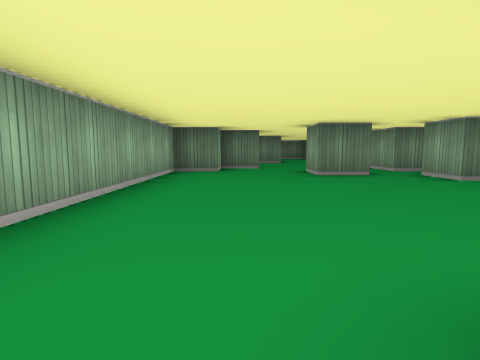
view 1 (above)

23 first-person views from a walk through a cub3D ray-caster map. The camera is about half as high as the walls, tilts 6° down and sees 80° across. The floor is counted in squares. Each view is taken from the middle of a square. On the plan, view 1 faces up. The plan holds only what a view shows up to about 9 squares ahead; the rest is blank.

view 2
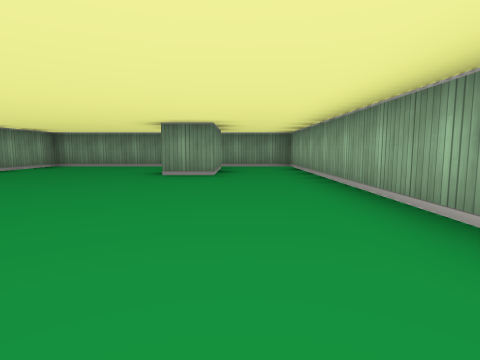

view 3
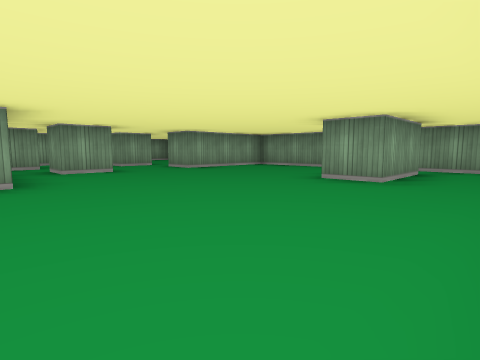

view 4
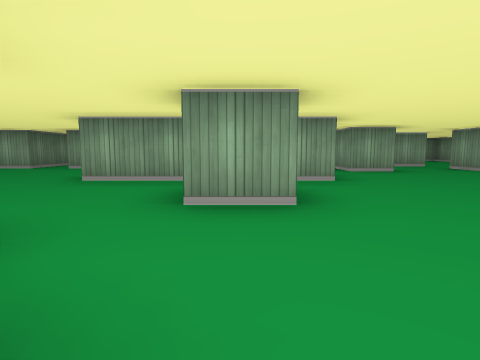

view 5
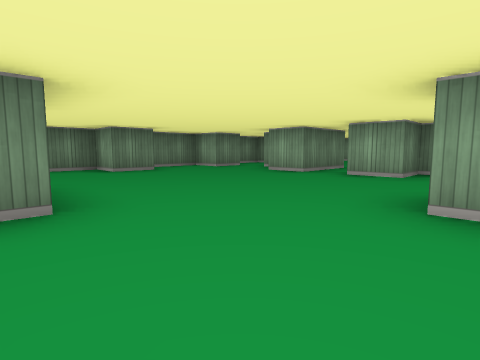

view 6
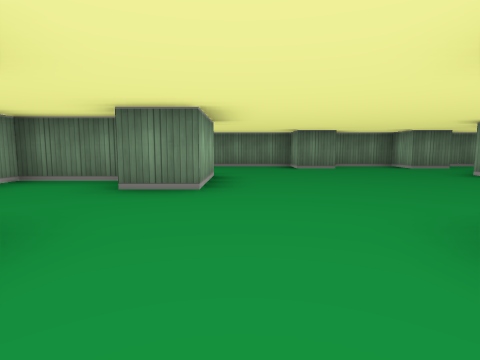

view 7
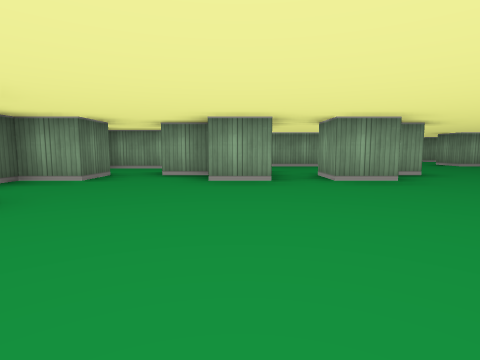

view 8
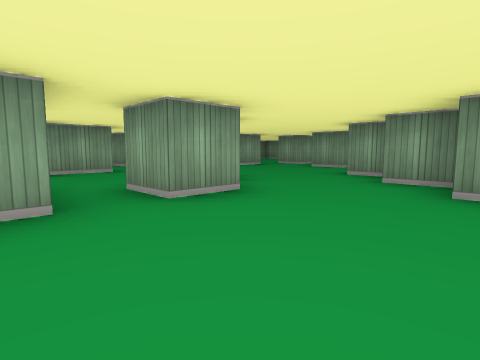

view 9
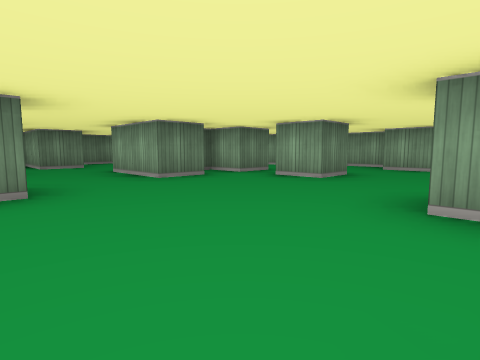

view 10
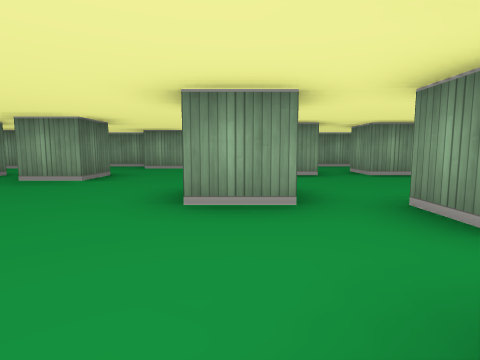

view 11
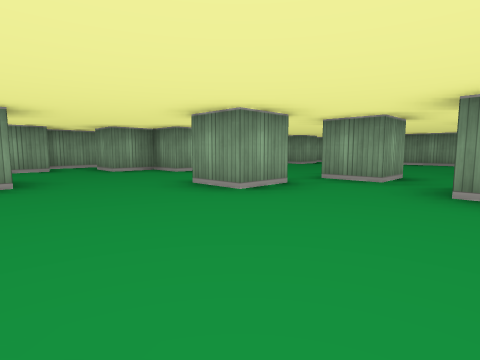

view 12
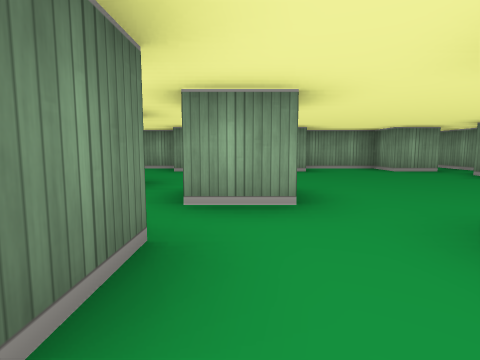

view 13
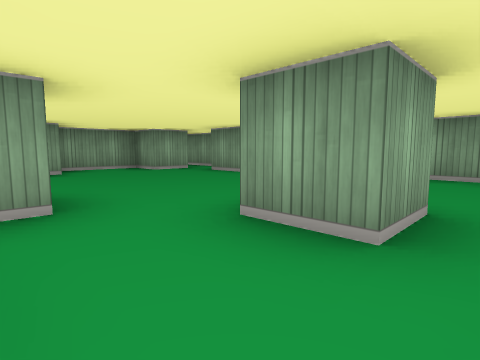

view 14
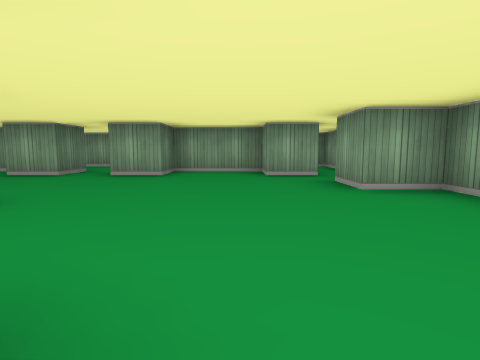

view 15
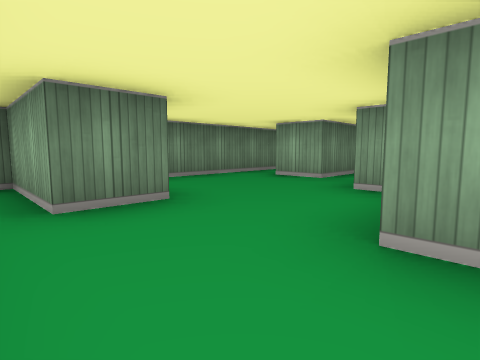

view 16
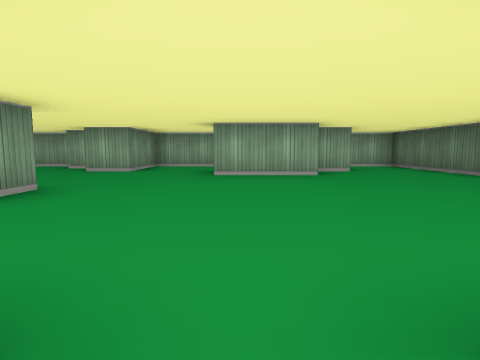

view 17
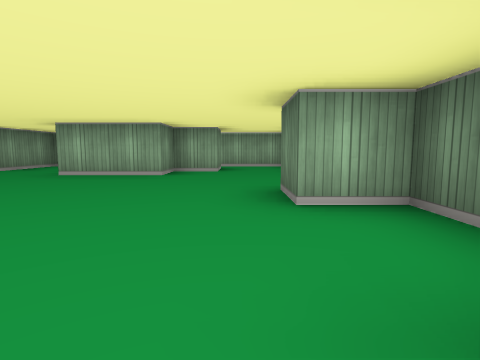

view 18
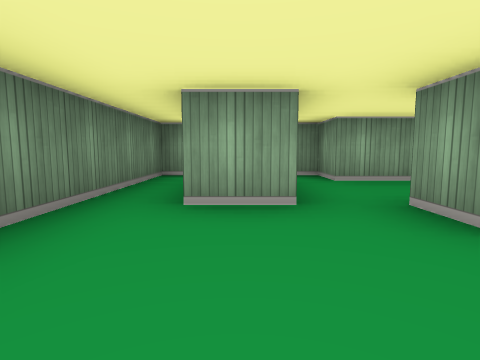

view 19
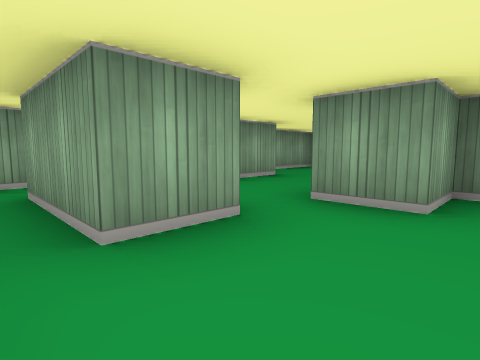

view 20
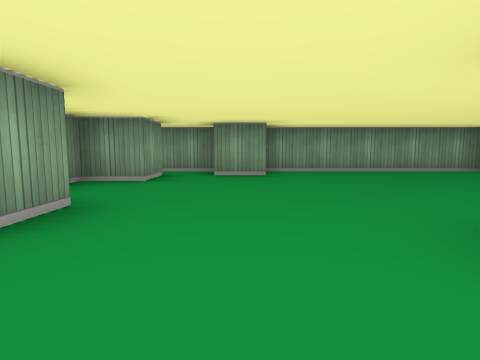

view 21
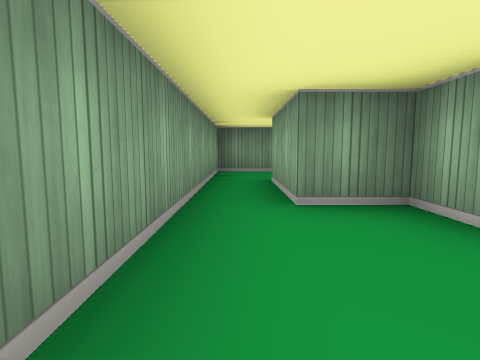

view 22
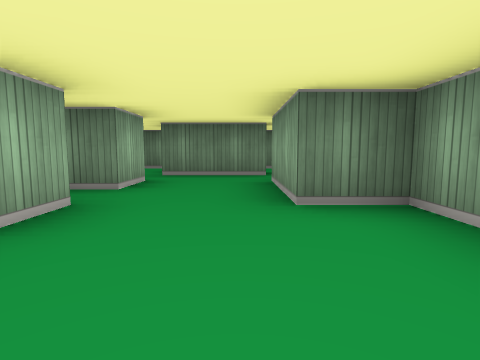

view 23
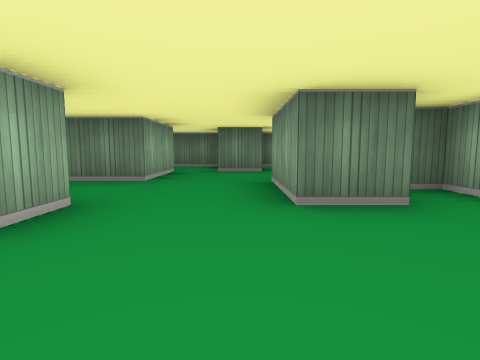

### Floor plan
Key: @ floor where view 1 was taken; # wall or solid block; . floor.
Columns run from 2 left of view 1 to 17 right of it. Each row starts with its distance up from view 1.
 16 ####################
 15 #.....#..#..#......#
 14 #...........#...##.#
 13 #.#.......#........#
 12 ####.....##....#..##
 11 #..#.........###..##
 10 #........##..#.#...#
  9 #.........#........#
  8 ###...#........#...#
  7 ##....###.........##
  6 #...#.. #..........#
  5 #.....#  ....#...#.#
  4 #.........#.....##.#
  3 #.......#...#......#
  2 #...............##.#
  1 #.........#......#.#
  0 #.@#....#........#.#
 -1 #..#....#.......##.#
 -2 #.......#.....#....#
 -3 ####################

Positions as (right, up) in squares from view 1, and headings:
1: (0, 0), facing up
2: (0, 6), facing down
3: (-1, 5), facing down-right
4: (-1, 6), facing right
5: (1, 8), facing up-right
6: (2, 7), facing up
7: (2, 12), facing right
8: (4, 12), facing down-right
9: (8, 5), facing up-right
10: (8, 5), facing right
11: (8, 8), facing down-right
12: (7, 3), facing right
13: (7, 3), facing down-right
14: (8, 0), facing right
15: (9, 11), facing up-right
16: (7, 11), facing left
17: (7, 14), facing left
18: (11, 14), facing right
19: (12, 15), facing down-right
20: (12, 4), facing down
21: (16, 4), facing down
22: (15, 8), facing up
23: (10, 7), facing up
